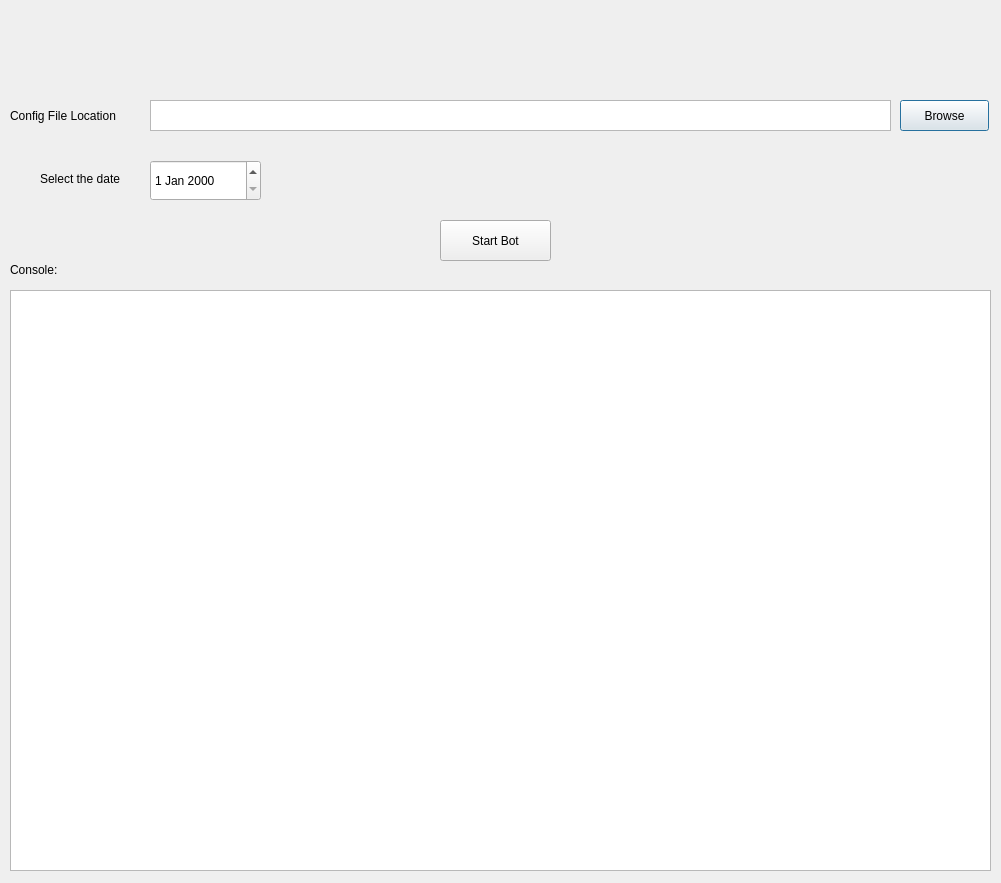
<?xml version="1.0" encoding="UTF-8"?>
<ui version="4.0">
 <class>Dialog</class>
 <widget class="QDialog" name="Dialog">
  <property name="geometry">
   <rect>
    <x>0</x>
    <y>0</y>
    <width>1001</width>
    <height>883</height>
   </rect>
  </property>
  <property name="windowTitle">
   <string>Digiklap - Web Scraper UI</string>
  </property>
  <widget class="QPlainTextEdit" name="configFileInputBox">
   <property name="geometry">
    <rect>
     <x>150</x>
     <y>100</y>
     <width>741</width>
     <height>31</height>
    </rect>
   </property>
   <property name="toolTip">
    <string>Path to the config file</string>
   </property>
  </widget>
  <widget class="QLabel" name="configLabel">
   <property name="geometry">
    <rect>
     <x>10</x>
     <y>100</y>
     <width>151</width>
     <height>31</height>
    </rect>
   </property>
   <property name="text">
    <string>Config File Location</string>
   </property>
  </widget>
  <widget class="QPushButton" name="configBrowse">
   <property name="geometry">
    <rect>
     <x>900</x>
     <y>100</y>
     <width>89</width>
     <height>31</height>
    </rect>
   </property>
   <property name="toolTip">
    <string>Browse for config file</string>
   </property>
   <property name="text">
    <string>Browse</string>
   </property>
  </widget>
  <widget class="QLabel" name="consoleLabel">
   <property name="geometry">
    <rect>
     <x>10</x>
     <y>260</y>
     <width>71</width>
     <height>20</height>
    </rect>
   </property>
   <property name="text">
    <string>Console:</string>
   </property>
  </widget>
  <widget class="QTextEdit" name="consolTextEdit">
   <property name="geometry">
    <rect>
     <x>10</x>
     <y>290</y>
     <width>981</width>
     <height>581</height>
    </rect>
   </property>
  </widget>
  <widget class="QPushButton" name="startBotBtn">
   <property name="geometry">
    <rect>
     <x>440</x>
     <y>220</y>
     <width>111</width>
     <height>41</height>
    </rect>
   </property>
   <property name="toolTip">
    <string>Start the bot</string>
   </property>
   <property name="text">
    <string>Start Bot</string>
   </property>
  </widget>
  <widget class="QDateEdit" name="dateEdit">
   <property name="geometry">
    <rect>
     <x>150</x>
     <y>160</y>
     <width>111</width>
     <height>41</height>
    </rect>
   </property>
  </widget>
  <widget class="QLabel" name="label">
   <property name="geometry">
    <rect>
     <x>40</x>
     <y>170</y>
     <width>141</width>
     <height>17</height>
    </rect>
   </property>
   <property name="text">
    <string>Select the date</string>
   </property>
  </widget>
 </widget>
 <resources/>
 <connections/>
</ui>
